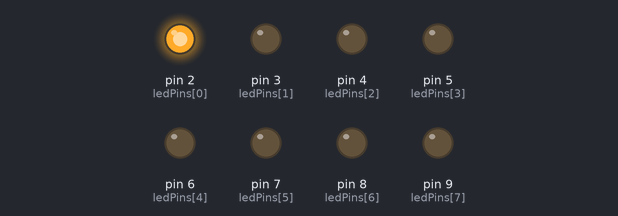
Bench run of a sketch on a simulated Arduino Uno, built with avr-gcc and run on an emulated ATmega328P. Parts: output pins drawn as LEDs (lit = HIGH).

Above: at 0.05 s.
At 0.35 s:
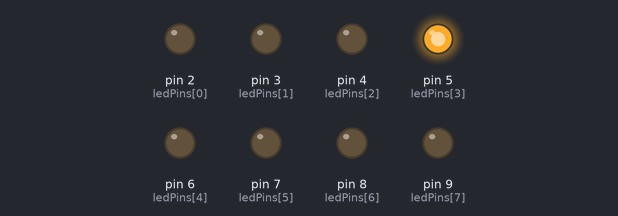
At 0.65 s:
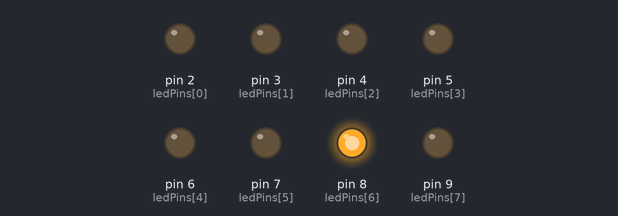
At 1.4 s:
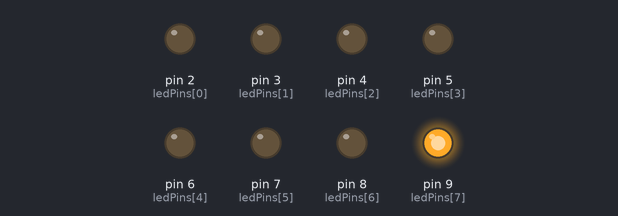
At 2.63 s:
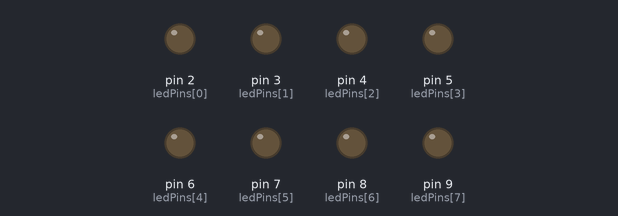
At 5.17 s:
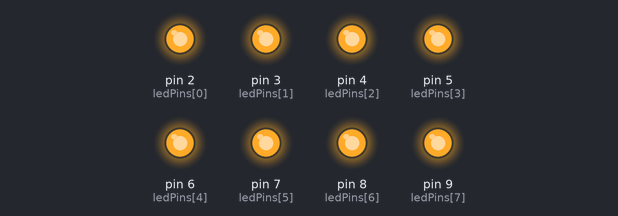
Timing chart, 0 to 6.2 s (numbered marks = the images above):
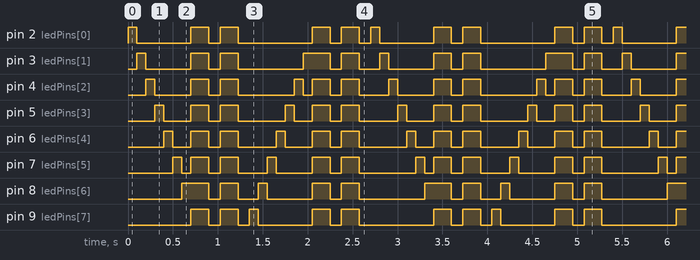

Measured:
- by itself, pin 2 (ledPins[0]): repeats every 2.7 s: LOW 0.60 s, HIGH 0.20 s, LOW 0.13 s, HIGH 0.20 s, LOW 0.83 s, 2 × (HIGH 0.20 s, LOW 0.13 s), HIGH 0.10 s
- by itself, pin 3 (ledPins[1]): repeats every 2.7 s: LOW 0.50 s, HIGH 0.20 s, LOW 0.13 s, HIGH 0.20 s, LOW 0.73 s, HIGH 0.30 s, LOW 0.13 s, HIGH 0.20 s, LOW 0.23 s, HIGH 0.10 s
- by itself, everything shown: repeats every 2.7 s, in 22 steps

The sketch:

Knight_rider.ino
```cpp
// pins number
int ledPins [] = {2, 3, 4, 5, 6, 7, 8, 9};

void setup()
  {
    for(int i=0; i<8;i++){
      pinMode(ledPins[i], OUTPUT);
      digitalWrite(ledPins[i], LOW);
      }
}


// from right to left
void loop(){
for(int i=0; i<7;i++){
digitalWrite(ledPins[i], HIGH);
delay(100);
digitalWrite(ledPins[i], LOW);
}


//blink 1
for(int i=0; i<8;i++){
    digitalWrite(ledPins[i], HIGH);

}
delay(200);

for(int i=0; i<8;i++){
  digitalWrite(ledPins[i], LOW);

  }
delay(125);
//blink 2
for(int i=0; i<8;i++){
    digitalWrite(ledPins[i], HIGH);

}
delay(200);

for(int i=0; i<8;i++){
  digitalWrite(ledPins[i], LOW);

  }
delay(125);
// from left to right
for(int i=7; i>0;i--)
  {
    digitalWrite(ledPins[i], HIGH);
    delay(100);
    digitalWrite(ledPins[i], LOW);
}
//blink 3
for(int i=0; i<8;i++){
    digitalWrite(ledPins[i], HIGH);

}
delay(200);

for(int i=0; i<8;i++){
  digitalWrite(ledPins[i], LOW);

  }
delay(125);
//blink 4
for(int i=0; i<8;i++){
    digitalWrite(ledPins[i], HIGH);

}
delay(200);

for(int i=0; i<8;i++){
  digitalWrite(ledPins[i], LOW);

  }
delay(125);

}
```
